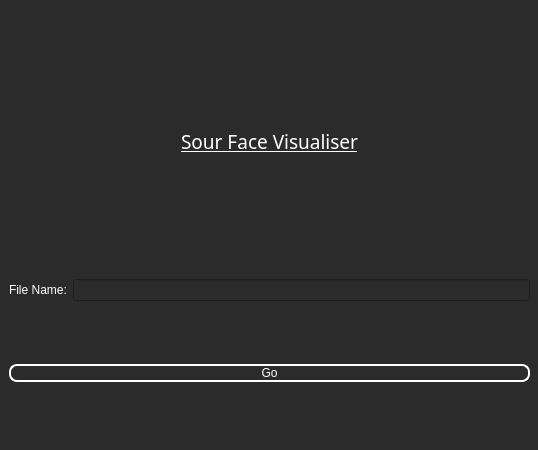
<?xml version="1.0" encoding="UTF-8"?>
<ui version="4.0">
 <class>Dialog</class>
 <widget class="QDialog" name="Dialog">
  <property name="geometry">
   <rect>
    <x>0</x>
    <y>0</y>
    <width>538</width>
    <height>450</height>
   </rect>
  </property>
  <property name="windowTitle">
   <string>Dialog</string>
  </property>
  <property name="styleSheet">
   <string notr="true">background-color: rgb(43, 43, 43);
font: 12pt &quot;Century Gothic&quot;;
color: rgb(255, 255, 255);
</string>
  </property>
  <widget class="QWidget" name="gridLayoutWidget">
   <property name="geometry">
    <rect>
     <x>9</x>
     <y>9</y>
     <width>521</width>
     <height>431</height>
    </rect>
   </property>
   <layout class="QGridLayout" name="gridLayout">
    <item row="1" column="0">
     <layout class="QHBoxLayout" name="horizontalLayout_2">
      <item>
       <widget class="QLabel" name="label_4">
        <property name="text">
         <string>File Name:</string>
        </property>
       </widget>
      </item>
      <item>
       <widget class="QLineEdit" name="lineEdit"/>
      </item>
     </layout>
    </item>
    <item row="0" column="0">
     <layout class="QVBoxLayout" name="verticalLayout">
      <item>
       <layout class="QHBoxLayout" name="horizontalLayout">
        <item>
         <widget class="QLabel" name="label">
          <property name="maximumSize">
           <size>
            <width>150</width>
            <height>150</height>
           </size>
          </property>
          <property name="text">
           <string/>
          </property>
          <property name="pixmap">
           <pixmap>C:/Users/psyha5/Pictures/Nottingham.png</pixmap>
          </property>
          <property name="scaledContents">
           <bool>true</bool>
          </property>
         </widget>
        </item>
        <item>
         <widget class="QLabel" name="label_2">
          <property name="font">
           <font>
            <family>Century Gothic</family>
            <pointsize>14</pointsize>
            <weight>9</weight>
            <italic>false</italic>
            <bold>false</bold>
            <underline>true</underline>
           </font>
          </property>
          <property name="styleSheet">
           <string notr="true">font: 75 14pt &quot;Century Gothic&quot;;
text-decoration: underline;</string>
          </property>
          <property name="text">
           <string>Sour Face Visualiser</string>
          </property>
          <property name="alignment">
           <set>Qt::AlignCenter</set>
          </property>
         </widget>
        </item>
        <item>
         <widget class="QLabel" name="label_3">
          <property name="maximumSize">
           <size>
            <width>150</width>
            <height>150</height>
           </size>
          </property>
          <property name="text">
           <string/>
          </property>
          <property name="pixmap">
           <pixmap>C:/Users/psyha5/Downloads/MixedRealityLab-SquareLogo219x219.png</pixmap>
          </property>
          <property name="scaledContents">
           <bool>true</bool>
          </property>
         </widget>
        </item>
       </layout>
      </item>
     </layout>
    </item>
    <item row="2" column="0">
     <widget class="QPushButton" name="pushButton">
      <property name="styleSheet">
       <string notr="true">border: 2px solid rgb(255, 255, 255);
border-radius: 8px
</string>
      </property>
      <property name="text">
       <string>Go</string>
      </property>
     </widget>
    </item>
   </layout>
  </widget>
 </widget>
 <resources/>
 <connections/>
</ui>
